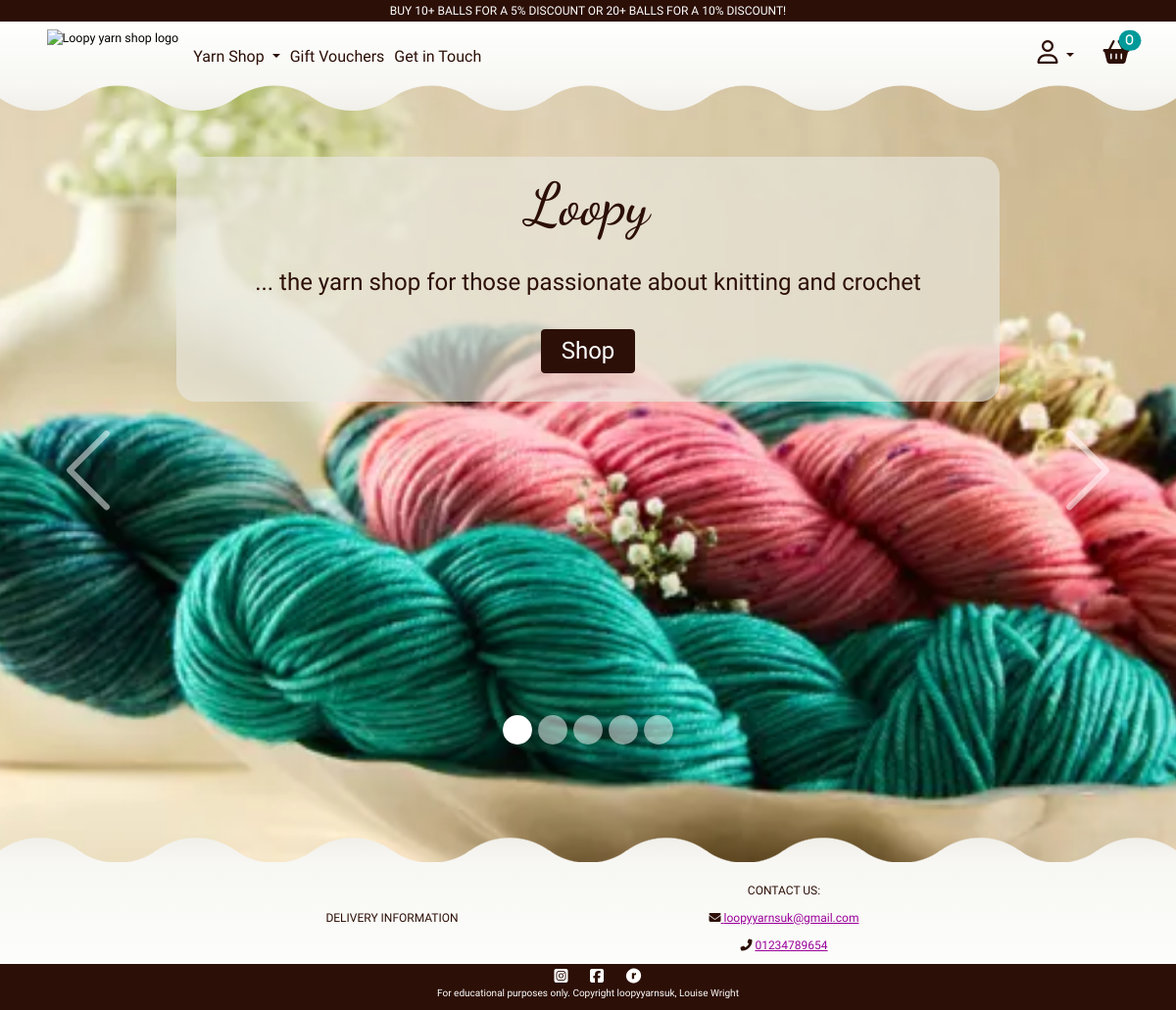
The page / on the database its author committed.
### core/models.py (models this page shows, shortened)
class Announcements(models.Model):
    bulk_buy = models.BooleanField(default= True)
    lower_ball_num = models.IntegerField(blank = True , verbose_name = "number of balls in small bulk buy")
    lower_discount = models.IntegerField(verbose_name= "percentage discount for small bulk buy", blank = True)
    upper_ball_num = models.IntegerField(blank = True, verbose_name = "number of balls for large bulk buy")
    upper_discount = models.IntegerField(verbose_name= "percentage discount for large bulk buy", blank = True)
    active = models.BooleanField(default = False)
    updated_on = models.DateTimeField(auto_now = True)
    class Meta:
        ordering = ['-updated_on']
        verbose_name_plural = "Announcements"

class HomePageSlides(models.Model):
    image = models.ImageField(blank = True, null=True)
    imageURL = models.URLField(max_length=1024, blank=True, null = True)
    title = models.CharField(max_length=400, blank = True)
    subtitle = models.CharField(max_length=400, blank=True)
    updated_on = models.DateTimeField(auto_now= True)
    alt_text = models.CharField(max_length=400, blank = True)
    class Meta:
        ordering =['-updated_on']
        verbose_name_plural = "Promotional Images"
        verbose_name="Promotional images"

class ShopContactInfo(models.Model):
    shop_email = models.EmailField(blank = True)
    shop_phone = models.IntegerField(blank = True )
    shop_street_address1 = models.CharField(max_length = 80, blank = True )
    shop_street_address2 = models.CharField(max_length = 80, blank = True  )
    shop_town = models.CharField(max_length = 50, blank = True )
    shop_county = models.CharField(max_length = 40, blank = True )
    shop_country = models.CharField(default = "GB"  )
    shop_postcode = models.CharField(max_length= 9, blank = True )
    updated_on = models.DateTimeField(auto_now = True )
    class Meta:
        ordering = ['-updated_on']
        verbose_name_plural = "Shop Contact Information"

### core/views.py (the view)
# urls.py: path('', views.home_page, name="home"),
def home_page(request):
    slides = HomePageSlides.objects.all()[0:5]
    template= 'core/home.html'
    context = {'slides':slides,}
    return render (request, template, context)

### core/context_processor.py (called while the page is built)
def postage_settings(request):
    query_sm_first = Q(parcel_size=0) & Q(postage_class=1)
    small_first_class = Postage.objects.filter(query_sm_first)[0]
    query_sm_second = Q(parcel_size=0) & Q(postage_class=0)
    small_second_class = Postage.objects.filter(query_sm_second)[0]
    query_lg_first = Q(parcel_size=1) & Q(postage_class=1)
    large_first_class = Postage.objects.filter(query_lg_first)[0]
    query_lg_second = Q(parcel_size=1) & Q(postage_class=0)
    large_second_class = Postage.objects.filter(query_lg_second)[0]
    return{
        'small_first_class':small_first_class,
        'small_second_class':small_second_class,
        'large_first_class':large_first_class,
        'large_second_class':large_second_class,
    }

def announcement_banner(request):
    data = Announcements.objects.all()[0]
    return{
        'announcement':data,
    }

def sale_rate(request):
    rate = SaleSettings.objects.filter(active=True)[0]
    return{
        'rate':rate,
    }

def shop_address(request):
    contact = ShopContactInfo.objects.all()[0]
    phone_num = f'0{contact.shop_phone}'
    return{
        'shop_contact': contact,
        'phone_num':phone_num
    }

### core/templates/core/home.html (shortened to what this page needs)
{% extends 'base.html' %}
{% load static %}
{% block extracss %}
    <link rel="stylesheet" href="{% static 'core/css/home.css' %}">
{% endblock %}
{% block content %}
    <div class="container-fluid" id="home-page">
        <div id="carouselHome" class="carousel slide" data-bs-ride="carousel">
            <div class="carousel-indicators">
                <button type="button" data-bs-target="#carouselHome" data-bs-slide-to="0" class="active" aria-current="true" aria-label="Slide 1"></button>
                <button type="button" data-bs-target="#carouselHome" data-bs-slide-to="1" aria-label="Slide 2"></button>
                <button type="button" data-bs-target="#carouselHome" data-bs-slide-to="2" aria-label="Slide 3"></button>
                <button type="button" data-bs-target="#carouselHome" data-bs-slide-to="3" aria-label="Slide 4"></button>
                <button type="button" data-bs-target="#carouselHome" data-bs-slide-to="4" aria-label="Slide 5"></button>
            </div>
            <div class="carousel-inner">
                {% for slide in slides %}
                    {% if slide.title %}
                        <div class="carousel-item active" data-bs-interval="12000">
                            <img src="{{ slide.image.url }}" alt="{{ slide.alt_text }}" class="w-100 d-block home-carousel">
                            <div class="carousel-caption d-block">
                                <h1 class="carousel-heading"> {{ slide.title }} </h1>
                                <p class="carousel-subtitle"> {{ slide.subtitle }} </p>
                                <a href="{% url 'allproducts' %}" class="btn btn-main btn-carousel" aria-label="takes you to yarn shop">Shop</a>
                            </div>
                        </div>
                    {% endif %}
                {% endfor %}
            </div>
            <button class="carousel-control-prev" type="button" data-bs-target="#carouselHome" data-bs-slide="prev">
                <span class="carousel-control-prev-icon" aria-hidden="true"></span>
            </button>
            <button class="carousel-control-next" type="button" data-bs-target="#carouselHome" data-bs-slide="next">
                <span class="carousel-control-next-icon" aria-hidden="true"></span>
            </button>
        </div>
    </div>
{% endblock content %}

### templates/base.html (shortened to what this page needs)
{% load static %}
<!DOCTYPE html>
<html class="h-100" lang="en">
    <head>
        <link href="https://cdn.jsdelivr.net/npm/bootstrap@5.3.3/dist/css/bootstrap.min.css" rel="stylesheet"
>
        <link rel="stylesheet" href="{% static 'css/style.css' %}">
        {% block extracss %}
        {% endblock %}
    </head>
    <body class="d-flex flex-column min-vh-100">
        <div class="container-fluid fixed-top" id="announcements">
            {% if announcement.bulk_buy and announcement.active %}
                <p class="small-text"> Buy {{ announcement.lower_ball_num }}+ balls for a
                    {{ announcement.lower_discount}}% discount or {{ announcement.upper_ball_num}}+
                    balls for a {{ announcement.upper_discount }}% discount! </p>
            {% else %}
                <p class="small-text"> Buy {{ announcement.upper_ball_num }}+ balls for free shipping! </p>
            {% endif %}
        </div>
        {% include 'includes/main-nav.html' %}
        {% include 'includes/mobile-nav.html' %}
        <main>
            {% block content %}
            {% endblock content %}
        </main>
        {% include 'includes/footer.html' %}
    </body>
</html>

### templates/includes/main-nav.html (shortened to what this page needs)
{% load static %}
<nav class="navbar navbar-expand-lg fixed-top d-none d-lg-block ">
  <div class="container-fluid">
    <a class="navbar-brand" href="{% url 'home' %}"><img src="{% static 'images/logo.webp' %}" alt="Loopy yarn shop logo" id="header-logo" class="d-none d-lg-block"></a>
    <div class="collapse navbar-collapse" id="navbarSupportedContent">
      <ul class="navbar-nav mt-2">
        <li class="nav-item dropdown">
          <a class="nav-link dropdown-toggle" href="#" role="button" data-bs-toggle="dropdown" aria-expanded="false">
            Yarn Shop
          </a>
        </li>
        <li class="nav-item">
          <a class="nav-link " aria-label="">Gift Vouchers</a>
        </li>
        <li class="nav-item">
          <a class="nav-link " href="{% url 'contact_page' %}"
          aria-label="Goes to a page where you can get in touch with the business owners">Get in Touch</a>
        </li>
      </ul>
      <ul class="navbar-nav ms-auto me-4">
        <li class="nav-item dropdown mt-2">
          <a class="nav-link dropdown-toggle" href="#" role="button" data-bs-toggle="dropdown" aria-expanded="false">
            <i class="fa-regular fa-user nav-icon"></i>
          </a>
        </li>
        <li class="nav-item mt-2 mb-2" id="basket">
          <span class="nav-link"><i class="fa-solid fa-basket-shopping position-relative nav-icon">
            <span class="position-absolute top-0 start-100 translate-middle badge rounded-pill basket-counter small-text">
              {{ ball_count }}
            </span>
          </i></span>
        </li>
      </ul>
    </div>
  </div>
</nav>
<div class="container-fluid box">
</div>

### templates/includes/basket-preview.html (shortened to what this page needs)
{% load static %}
{% load tools %}

### templates/includes/basket-preview-contents.html (shortened to what this page needs)
{% load static %}
{% load tools %}

### templates/includes/mobile-nav.html (shortened to what this page needs)
{% load static %}
<div class="container-fluid box">
</div>

### templates/includes/footer.html (shortened to what this page needs)
<footer class="mt-auto footer container-fluid">
<div class=" container-fluid footer-box ">
    </div>
    <div class="row align-items-center justify-content-center foot">
        <div class="col-10 col-md-6 col-lg-4 text-center">
            <p class="small-text uppercase-text text-link" data-bs-toggle="modal" data-bs-target="#deliveryModal"> delivery information</p>
        </div>
        <div class="col-10 col-md-6 col-lg-4 text-center">
            <p class="small-text uppercase-text"> Contact us:</p>
            <p class="small-text"> <i class="fa-solid fa-envelope"></i><a href="mailto:{{ shop_contact.shop_email }}"
                aria-label="send an email to loopy yarns uk"> {{ shop_contact.shop_email }}</a></p>
            <p class="small-text"> <i class="fa-solid fa-phone-flip"></i> <a href="tel:0{{ shop_contact.shop_phone }}"
                aria-label = "phone loopy yarns">{{ phone_num }}</a></p>
        </div>
        <div class="row" id="footer-base">
            <div class="col-12 text-center">
                <a href="https://www.instagram.com" target="_blank"
                   aria-label="Visit my Instagram page (opens in a new tab)" rel="noopener"><i
                    class="fa-brands fa-square-instagram footer-icon"></i></a>
                <a href="https://www.facebook.com" target="_blank"
                   aria-label="Visit my Facebook page (opens in a new tab)" rel="noopener"><i
                    class="fa-brands fa-square-facebook footer-icon"></i></a>
                <a href="https://www.ravelry.com/" target="_blank"
                   aria-label="Visit my Ravelry profile (opens in a new tab)" rel="noopener"><i
                    class="fa-brands fa-ravelry footer-icon"></i></a>
            </div>
            <div class="col-12 text-center">
                <p class="text-small">For educational purposes only. Copyright loopyyarnsuk, Louise Wright</p>
            </div>
        </div>
    </div>
</footer>

### static/css/style.css (style rules this page uses)
:root { --primary-font:'Montserrat Alternates', sans-serif; --heading-font: 'Dancing Script', sans-serif; --primary-background-color: #fff; --primary-text-color: #2c0f06; --hyperlink-color: #990099; --hyperlink-hover-color: #009999; --decorative-color: #06b1a0; --background-highlight-color: #c4b031; --error-color: #b44145; --success-color: #448848; --shadow-color: #e9e7de; --shadow-semi:#e9e7deaa; }
html { font-size: 10px; }
body { font-size: 1.6rem; margin-top:8rem; color: var(--primary-text-color); font-family: var(--primary-font); }
main { z-index:99; padding-bottom:4rem; }
a { color: var(--hyperlink-color); }
.small-text { font-size: 1.2rem; }
.uppercase-text { text-transform: uppercase; }
.text-link { cursor: pointer; }
.btn-main { color:var(--primary-background-color); font-size: 1.6rem; border:1px solid var(--primary-text-color); background-color: var(--primary-text-color); }
#announcements { background-color: var(--primary-text-color); color:var(--primary-background-color); text-transform: uppercase; text-align: center; z-index: 2000; }
#announcements p { margin-bottom:0.2rem; margin-top:0.2rem; font-size: 0.9rem; }
#header-logo { height:5rem; padding-left: 4rem; }
.nav-icon { font-size:2.4rem; }
.nav-link, #mobile-nav a, .offcanvas.offcanvas-start a { color:var(--primary-text-color); font-size:1.6rem; text-decoration: none; }
#basket, #basket-mob { padding-right:2rem; padding-left:2rem; }
.basket-counter { background-color: var(--hyperlink-hover-color); color:var(--primary-background-color); }
.navbar { background-image: linear-gradient(180deg, #fff , #f7f7f3); margin-top:2.2rem; padding-bottom: 0; }
.box { position:fixed; z-index: 500; top:6rem; background-image:linear-gradient(-180deg, white, var(--shadow-color)); height:8rem; mask: radial-gradient(68.82px at 50% calc(100% - 96px),#000 99%,#0000 101%) calc(50% - 80px) 0/160px 100%, radial-gradient(68.82px at 50% calc(100% + 56px),#0000 99%,#000 101%) 50% calc(100% - 40px)/160px 100% repeat-x; }
.footer { height:4rem; position: relative; z-index: 89; }
#footer-base { background-color: var(--primary-text-color); padding-top:0.4rem; color:var(--primary-background-color); font-size: 1rem; }
.footer-icon { color:var(--primary-background-color); padding-left:2rem; font-size:1.6rem; }
.foot { padding-top:2rem; background-image: linear-gradient(180deg, #f7f7f3, #fff); }
.footer-box { position: absolute; z-index: -1; left:0; bottom:1.25rem; background-image:linear-gradient(180deg, var(--shadow-color), var(--primary-background-color)); height:8rem; mask: radial-gradient(68.82px at 50% 96px,#000 99%,#0000 101%) calc(50% - 80px) 0/160px 100%, radial-gradient(68.82px at 50% -56px,#0000 99%,#000 101%) 50% 40px/160px 100% repeat-x; }
@media screen and (min-width:576px) { #announcements p { font-size: 1.2rem; } }

### core/static/core/css/home.css (style rules this page uses)
main { z-index:50; padding-bottom:0; }
#home-page { padding-left:0; padding-right:0; }
.home-carousel { height:100vh; aspect-ratio: 5/4; object-fit: cover; }
.carousel-caption { top:10%; bottom: auto; align-self:center; color:var(--primary-text-color); background-color: var(--shadow-semi); border-radius: 2rem; padding-left:2rem; padding-right:2rem; }
.carousel-indicators, .carousel-indicators [data-bs-target] { bottom:10rem; }
.carousel-indicators [data-bs-target] { height:3rem; border-radius:50% }
.carousel-control-next-icon, .carousel-control-prev-icon { width:10rem; height:10rem; }
.carousel-heading { font-family: var(--heading-font); font-size: 6rem; color:var(--primary-text-color); }
.carousel-subtitle { padding-top:2rem; padding-bottom:2rem; font-size:2.4rem; }
.btn-carousel { font-size: 2.4rem; padding-left:2rem; padding-right:2rem; margin-bottom:1.6rem; }

### rows shown on the page
Announcements: lower_ball_num "10", lower_discount "5", upper_ball_num "20", upper_discount "10"
HomePageSlides: image (picture), title "Loopy", subtitle "... the yarn shop for those passionate about knitting and crochet"
ShopContactInfo: shop_email "loopyyarnsuk@gmail.com"

### other values the page prints
{{ ball_count }} "0"
{{ phone_num }} "01234789654"
